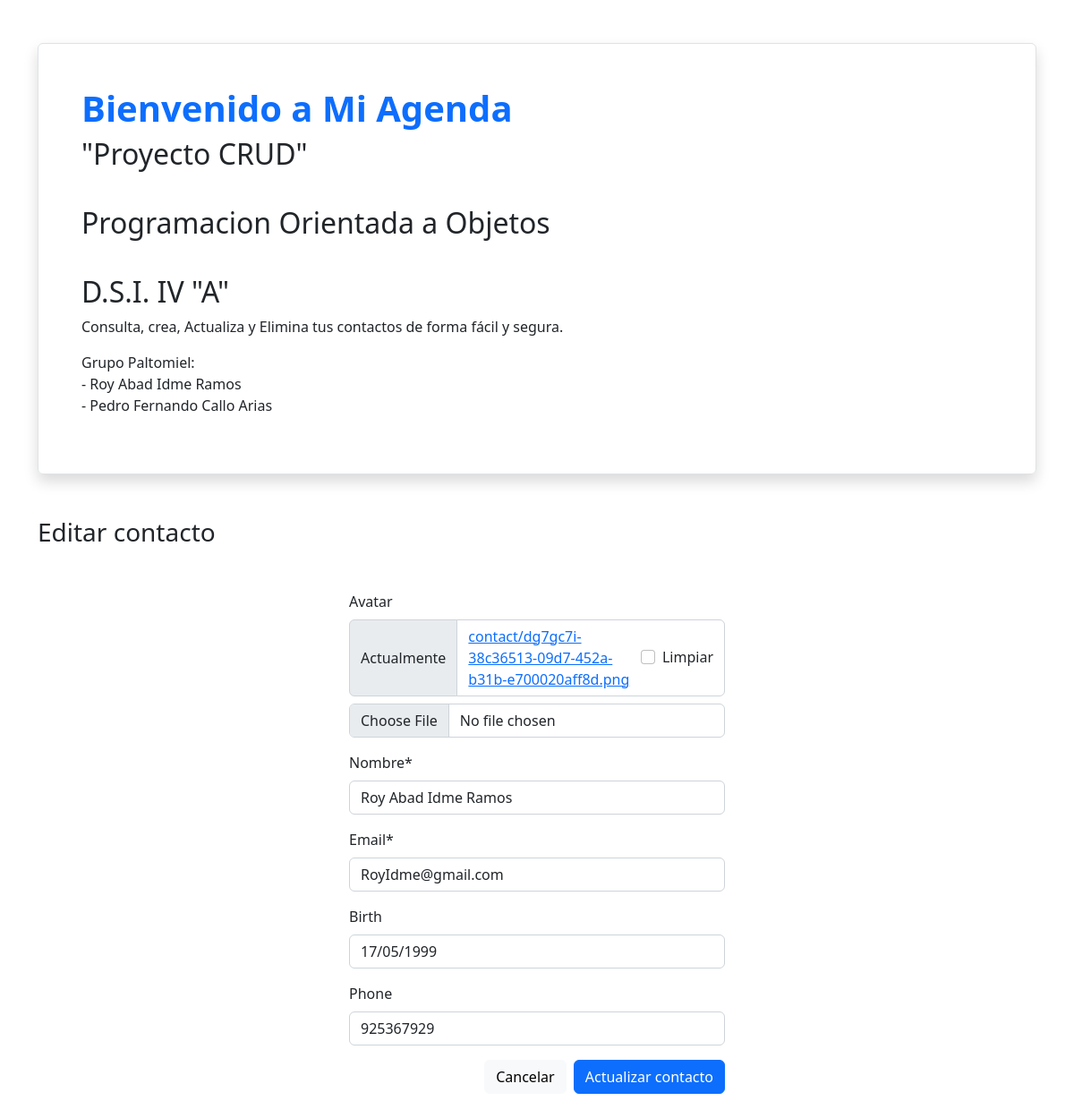
Page /1/edit/ on the committed database.
### contacts/models.py (models this page shows, shortened)
class Contact(models.Model):
    avatar = models.ImageField(upload_to='contact', null=True, blank=True)
    name = models.CharField(max_length=100, verbose_name='Nombre')
    email = models.EmailField(max_length=50)
    birth = models.DateField(null=True, blank=True)
    phone = models.CharField(max_length=15, null=True, blank=True)
    created = models.DateTimeField(auto_now_add=True)

### contacts/views.py (the view)
# urls.py: path('<int:pk>/edit/', views.ContactUpdateView.as_view(), name='contact_edit'),
class ContactUpdateView(generic.UpdateView):
    model = Contact
    fields = ('avatar', 'name', 'email', 'birth', 'phone',)
    success_url = reverse_lazy('contact_list')

### contacts/templates/contacts/contact_form.html (shortened to what this page needs)
{% extends 'contacts/base.html' %}
{% load static crispy_forms_tags %}
{% block content %}
    <div class="mt-5">
        <h3>
            {% if contact %}
            Editar
            {% else %}
            Nuevo
            {% endif %}
            contacto
        </h3>
    </div>
    <form action="" method="post" class="mt-5 mx-auto" style="max-width: 420px;" enctype="multipart/form-data" novalidate>
        {{ form|crispy }}
        <div class="text-end mt-3">
            <a href="{% url 'contact_list' %}" class="btn btn-light me-1">
                Cancelar
            </a>
            <button class="btn btn-primary">
                {% if contact %}
                Actualizar
                {% else %}
                Crear
                {% endif %}
                contacto
            </button>
        </div>
    </form>
{% endblock content %}

### rows in the picture
Contact: name "Roy Abad Idme Ramos", email "RoyIdme@gmail.com", birth "17/05/1999", phone "925367929"
